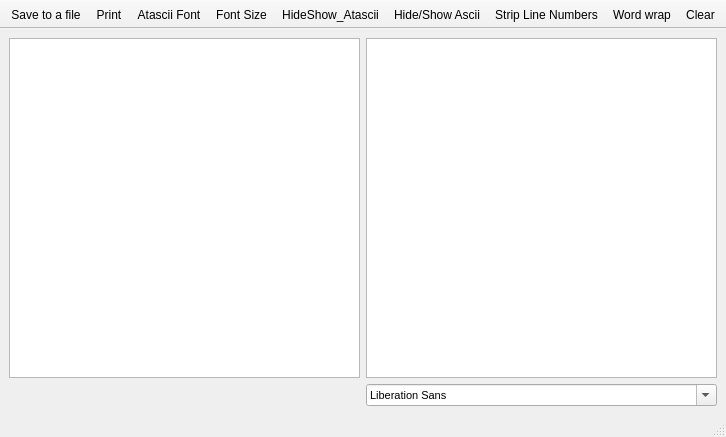
<?xml version="1.0" encoding="UTF-8"?>
<ui version="4.0">
 <class>TextPrinterWindow</class>
 <widget class="QMainWindow" name="TextPrinterWindow">
  <property name="geometry">
   <rect>
    <x>0</x>
    <y>0</y>
    <width>666</width>
    <height>437</height>
   </rect>
  </property>
  <property name="windowTitle">
   <string>RespeQt - Printer text output</string>
  </property>
  <property name="windowIcon">
   <iconset resource="../icons.qrc">
    <normaloff>:/icons/silk-icons/icons/printer.png</normaloff>:/icons/silk-icons/icons/printer.png</iconset>
  </property>
  <widget class="QWidget" name="centralwidget">
   <property name="sizePolicy">
    <sizepolicy hsizetype="Preferred" vsizetype="Preferred">
     <horstretch>0</horstretch>
     <verstretch>0</verstretch>
    </sizepolicy>
   </property>
   <layout class="QGridLayout" name="gridLayout">
    <item row="0" column="0">
     <widget class="QPlainTextEdit" name="printerTextEdit">
      <property name="sizePolicy">
       <sizepolicy hsizetype="Expanding" vsizetype="Expanding">
        <horstretch>0</horstretch>
        <verstretch>0</verstretch>
       </sizepolicy>
      </property>
      <property name="font">
       <font>
        <family>MS Shell Dlg 2</family>
        <weight>75</weight>
        <bold>true</bold>
       </font>
      </property>
      <property name="mouseTracking">
       <bool>false</bool>
      </property>
      <property name="toolTip">
       <string>Atari Output (Atascii)</string>
      </property>
      <property name="statusTip">
       <string>Atari Output (Atascii)</string>
      </property>
      <property name="lineWrapMode">
       <enum>QPlainTextEdit::WidgetWidth</enum>
      </property>
      <property name="readOnly">
       <bool>true</bool>
      </property>
      <property name="plainText">
       <string/>
      </property>
     </widget>
    </item>
    <item row="0" column="1">
     <widget class="QPlainTextEdit" name="printerTextEditASCII">
      <property name="enabled">
       <bool>true</bool>
      </property>
      <property name="toolTip">
       <string>Atari Output (Ascii)</string>
      </property>
      <property name="statusTip">
       <string>Atari Output (Ascii)</string>
      </property>
      <property name="readOnly">
       <bool>true</bool>
      </property>
     </widget>
    </item>
    <item row="1" column="0">
     <widget class="QLabel" name="atasciiFontName">
      <property name="sizePolicy">
       <sizepolicy hsizetype="Preferred" vsizetype="Preferred">
        <horstretch>0</horstretch>
        <verstretch>0</verstretch>
       </sizepolicy>
      </property>
      <property name="maximumSize">
       <size>
        <width>16777215</width>
        <height>16777215</height>
       </size>
      </property>
      <property name="text">
       <string/>
      </property>
     </widget>
    </item>
    <item row="1" column="1">
     <widget class="QFontComboBox" name="asciiFontName">
      <property name="font">
       <font>
        <family>MS Shell Dlg 2</family>
        <pointsize>8</pointsize>
       </font>
      </property>
      <property name="currentFont">
       <font>
        <family>Arial</family>
       </font>
      </property>
     </widget>
    </item>
   </layout>
  </widget>
  <widget class="QStatusBar" name="statusbar"/>
  <widget class="QToolBar" name="toolBar">
   <property name="sizePolicy">
    <sizepolicy hsizetype="Fixed" vsizetype="Fixed">
     <horstretch>0</horstretch>
     <verstretch>0</verstretch>
    </sizepolicy>
   </property>
   <property name="windowTitle">
    <string>toolBar</string>
   </property>
   <property name="movable">
    <bool>false</bool>
   </property>
   <property name="iconSize">
    <size>
     <width>16</width>
     <height>16</height>
    </size>
   </property>
   <property name="floatable">
    <bool>false</bool>
   </property>
   <attribute name="toolBarArea">
    <enum>TopToolBarArea</enum>
   </attribute>
   <attribute name="toolBarBreak">
    <bool>false</bool>
   </attribute>
   <addaction name="actionSave"/>
   <addaction name="actionPrint"/>
   <addaction name="actionAtasciiFont"/>
   <addaction name="actionFont_Size"/>
   <addaction name="actionHideShow_Atascii"/>
   <addaction name="actionHideShow_Ascii"/>
   <addaction name="actionStrip_Line_Numbers"/>
   <addaction name="actionWord_wrap"/>
   <addaction name="actionClear"/>
  </widget>
  <action name="actionSave">
   <property name="icon">
    <iconset resource="../icons.qrc">
     <normaloff>:/icons/silk-icons/icons/disk.png</normaloff>:/icons/silk-icons/icons/disk.png</iconset>
   </property>
   <property name="text">
    <string>Save to a file...</string>
   </property>
   <property name="toolTip">
    <string>Save contents to a file (Ctrl+S)</string>
   </property>
   <property name="statusTip">
    <string>Save contents to a file</string>
   </property>
   <property name="shortcut">
    <string>Ctrl+S</string>
   </property>
  </action>
  <action name="actionClear">
   <property name="icon">
    <iconset resource="../icons.qrc">
     <normaloff>:/icons/silk-icons/icons/page_white.png</normaloff>:/icons/silk-icons/icons/page_white.png</iconset>
   </property>
   <property name="text">
    <string>Clear</string>
   </property>
   <property name="toolTip">
    <string>Clear contents (Ctrl+C)</string>
   </property>
   <property name="statusTip">
    <string>Clear contents</string>
   </property>
   <property name="shortcut">
    <string>Ctrl+C</string>
   </property>
  </action>
  <action name="actionWord_wrap">
   <property name="checkable">
    <bool>true</bool>
   </property>
   <property name="checked">
    <bool>false</bool>
   </property>
   <property name="icon">
    <iconset resource="../icons.qrc">
     <normaloff>:/icons/silk-icons/icons/text_align_left.png</normaloff>:/icons/silk-icons/icons/text_align_left.png</iconset>
   </property>
   <property name="text">
    <string>Word wrap</string>
   </property>
   <property name="toolTip">
    <string>Toggle word wrapping (Ctrl+W)</string>
   </property>
   <property name="statusTip">
    <string>Toggle word wrapping</string>
   </property>
   <property name="shortcut">
    <string>Ctrl+W</string>
   </property>
  </action>
  <action name="actionPrint">
   <property name="icon">
    <iconset resource="../icons.qrc">
     <normaloff>:/icons/silk-icons/icons/printer.png</normaloff>:/icons/silk-icons/icons/printer.png</iconset>
   </property>
   <property name="text">
    <string>Print</string>
   </property>
   <property name="toolTip">
    <string>Send contents to printer (Ctrl+P)</string>
   </property>
   <property name="statusTip">
    <string>Send contents to printer</string>
   </property>
   <property name="shortcut">
    <string>Ctrl+P</string>
   </property>
  </action>
  <action name="actionAtasciiFont">
   <property name="icon">
    <iconset resource="../icons.qrc">
     <normaloff>:/icons/silk-icons/icons/font_go.png</normaloff>
     <normalon>:/icons/silk-icons/icons/font_go.png</normalon>:/icons/silk-icons/icons/font_go.png</iconset>
   </property>
   <property name="text">
    <string>Atascii Font</string>
   </property>
   <property name="toolTip">
    <string>Toggle ATASCII fonts (Alt+F)</string>
   </property>
   <property name="statusTip">
    <string>Toggle ATASCII fonts</string>
   </property>
   <property name="shortcut">
    <string>Alt+F</string>
   </property>
   <property name="visible">
    <bool>true</bool>
   </property>
   <property name="iconVisibleInMenu">
    <bool>true</bool>
   </property>
  </action>
  <action name="actionFont_Size">
   <property name="icon">
    <iconset resource="../icons.qrc">
     <normaloff>:/icons/oxygen-icons/16x16/actions/format_font_size_more.png</normaloff>
     <normalon>:/icons/oxygen-icons/16x16/actions/format_font_size_more.png</normalon>:/icons/oxygen-icons/16x16/actions/format_font_size_more.png</iconset>
   </property>
   <property name="text">
    <string>Font Size</string>
   </property>
   <property name="toolTip">
    <string>Toggle Font Size (6, 9, 12 pt) (Alt+Shift+F)</string>
   </property>
   <property name="statusTip">
    <string>Toggle Font Size (6, 9, 12 pt)</string>
   </property>
   <property name="shortcut">
    <string>Alt+Shift+F</string>
   </property>
   <property name="visible">
    <bool>true</bool>
   </property>
  </action>
  <action name="actionHideShow_Ascii">
   <property name="checkable">
    <bool>true</bool>
   </property>
   <property name="checked">
    <bool>false</bool>
   </property>
   <property name="icon">
    <iconset resource="../icons.qrc">
     <normaloff>:/icons/oxygen-icons/16x16/actions/view_right_close.png</normaloff>
     <normalon>:/icons/oxygen-icons/16x16/actions/view_right_close.png</normalon>:/icons/oxygen-icons/16x16/actions/view_right_close.png</iconset>
   </property>
   <property name="text">
    <string>Hide/Show Ascii</string>
   </property>
   <property name="toolTip">
    <string>Hide/Show Ascii Printer Output (Alt+Shift+H)</string>
   </property>
   <property name="statusTip">
    <string>Hide/Show Ascii Printer Output</string>
   </property>
   <property name="shortcut">
    <string>Alt+Shift+H</string>
   </property>
   <property name="visible">
    <bool>true</bool>
   </property>
  </action>
  <action name="actionHideShow_Atascii">
   <property name="checkable">
    <bool>true</bool>
   </property>
   <property name="checked">
    <bool>false</bool>
   </property>
   <property name="enabled">
    <bool>true</bool>
   </property>
   <property name="icon">
    <iconset resource="../icons.qrc">
     <normaloff>:/icons/oxygen-icons/16x16/actions/view_left_close.png</normaloff>
     <normalon>:/icons/oxygen-icons/16x16/actions/view_left_close.png</normalon>:/icons/oxygen-icons/16x16/actions/view_left_close.png</iconset>
   </property>
   <property name="text">
    <string>HideShow_Atascii</string>
   </property>
   <property name="toolTip">
    <string> Hide/Show Atascii Printer Output (Alt+H)</string>
   </property>
   <property name="statusTip">
    <string>Hide/Show Atascii Printer Output</string>
   </property>
   <property name="shortcut">
    <string>Alt+H</string>
   </property>
   <property name="visible">
    <bool>true</bool>
   </property>
  </action>
  <action name="actionStrip_Line_Numbers">
   <property name="enabled">
    <bool>true</bool>
   </property>
   <property name="icon">
    <iconset resource="../icons.qrc">
     <normaloff>:/icons/silk-icons/icons/cut_red.png</normaloff>:/icons/silk-icons/icons/cut_red.png</iconset>
   </property>
   <property name="text">
    <string>Strip Line Numbers</string>
   </property>
   <property name="toolTip">
    <string>Strip Line numbers from the text output (Ctrl-S)</string>
   </property>
   <property name="statusTip">
    <string>Strip Line numbers from the text output</string>
   </property>
   <property name="shortcut">
    <string>Ctrl+S</string>
   </property>
  </action>
 </widget>
 <resources>
  <include location="../icons.qrc"/>
 </resources>
 <connections/>
</ui>
